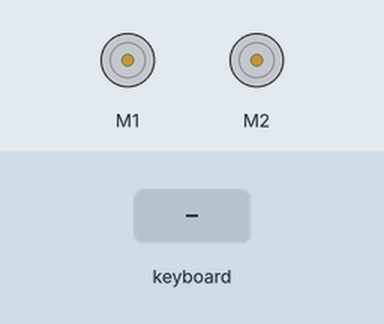
This program was run on a simulated Raspberry Pi (BCM pin numbers). Shown: 2 × DC motor (green arrow = forward, orange = backward, longer = faster). The inputs (shaded band) are chosen by the test bench. Motors are numbered in the order the program creates them (left before right in a Robot).

Above: at 1.2 s.
1.3 s: key "w" typed on the keyboard
At 2.0 s:
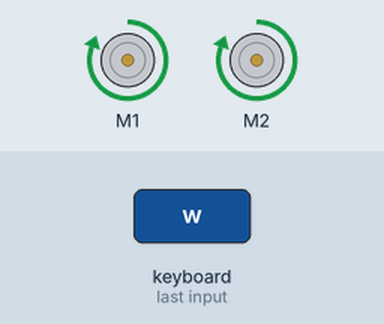
2.8 s: key "s" typed on the keyboard
At 3.2 s:
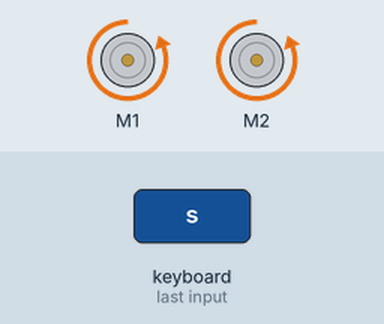
4.3 s: key "a" typed on the keyboard
At 5.5 s:
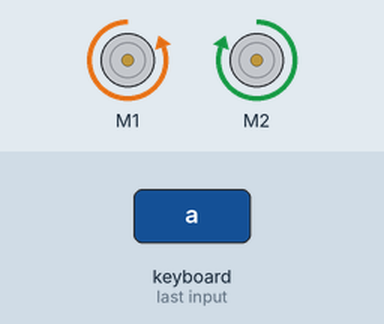
5.8 s: key "d" typed on the keyboard
At 6.6 s:
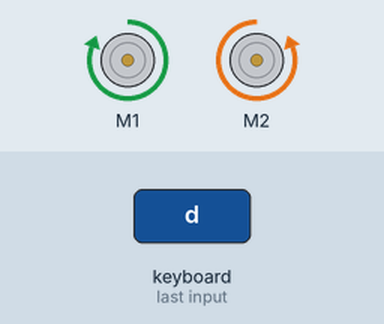
7.3 s: key up typed on the keyboard
At 7.8 s:
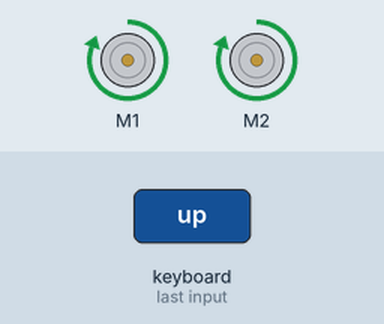
8.8 s: key down typed on the keyboard
At 10.1 s:
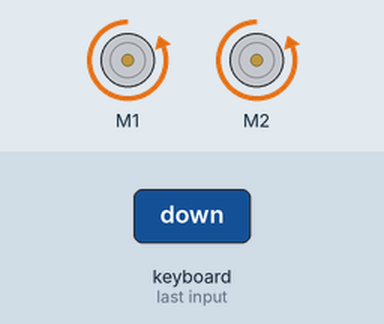
Timing chart, 0 to 11.3 s (numbered marks = the images above; inputs shaded):
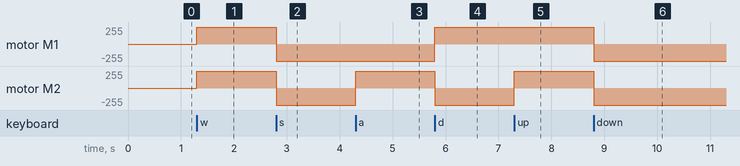

The program:

motors.py
```python
import curses
import RPi.GPIO as GPIO
from gpiozero import Motor

GPIO.setmode(GPIO.BCM)
motor1 = Motor(4, 14)
motor2 = Motor(17, 27)

# Get the curses window, turn off echoing of keyboard to screen, turn on
# instant (no waiting) key response, and use special values for cursor keys
screen = curses.initscr()
curses.noecho()
curses.cbreak()
screen.keypad(True)

try:
        while True:
            char = screen.getch()
            if char == ord('q'):
                break
            elif char == curses.KEY_UP:
                motor1.forward()
                motor2.forward()
            elif char == curses.KEY_DOWN:
                motor1.backward()
                motor2.backward()
            elif char == curses.KEY_LEFT:
                motor1.backward()
                motor2.forward()
            elif char == curses.KEY_RIGHT:
                motor1.forward()
                motor2.backward()


            elif char == ord('w'):
                motor1.forward()
                motor2.forward()
            elif char == ord("s"):
                motor1.backward()
                motor2.backward()
            elif char == ord('a'):
                motor1.backward()
                motor2.forward()
            elif char == ord('d'):
                motor1.forward()
                motor2.backward()


            elif char == 10:
                motor1.stop()
                motor2.stop()

finally:
    #Close down curses properly, inc turn echo back on!
    curses.nocbreak(); screen.keypad(0); curses.echo()
    curses.endwin()
    GPIO.cleanup()
```

Measured:
- after the input at 1.3 s, motor M1, motor M2: stopped → forward 255/255 at once
- after the input at 2.8 s, motor M1, motor M2: forward 255/255 → backward 255/255 at once
- after the input at 4.3 s, motor M2: backward 255/255 → forward 255/255 at once
- after the input at 5.8 s, motor M1: backward 255/255 → forward 255/255 at once; motor M2: forward 255/255 → backward 255/255 at once
- after the input at 7.3 s, motor M2: backward 255/255 → forward 255/255 at once
- after the input at 8.8 s, motor M1, motor M2: forward 255/255 → backward 255/255 at once
